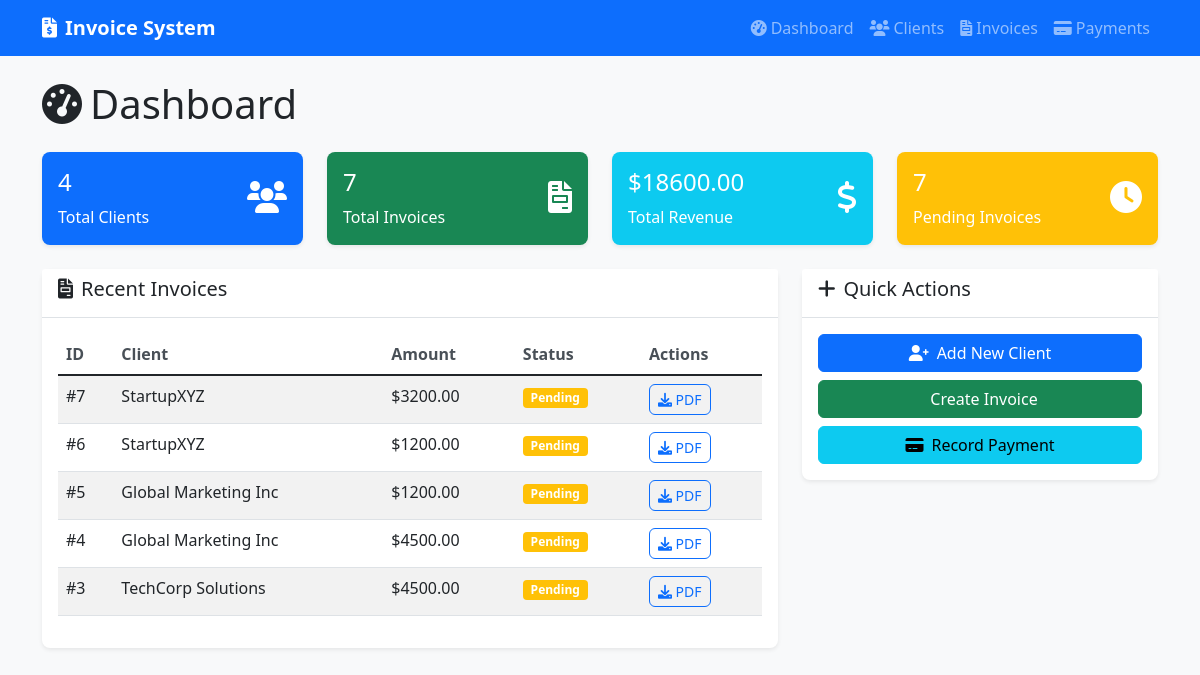
/dashboard, run on the app's committed database.
### app/models/invoice.py (models this page shows)
class Invoice(Base):
    __tablename__ = "invoices"
    id = Column(Integer, primary_key=True, index=True)
    client_id = Column(Integer, ForeignKey("clients.id"), nullable=False)
    amount = Column(Float, nullable=False)
    due_date = Column(DateTime, nullable=False)
    paid = Column(Boolean, default=False)
    created_at = Column(DateTime, default=func.now())
    description = Column(String(500), nullable=True)
    client = relationship("Client", back_populates="invoices")
    payments = relationship("Payment", back_populates="invoice")

### app/models/client.py (models this page shows)
class Client(Base):
    __tablename__ = "clients"
    id = Column(Integer, primary_key=True, index=True)
    name = Column(String(255), nullable=False)
    email = Column(String(255), unique=True, nullable=False)
    address = Column(Text, nullable=True)
    phone = Column(String(20), nullable=True)
    invoices = relationship("Invoice", back_populates="client")

### app/main.py (the view)
@app.get("/dashboard", response_class=HTMLResponse)
def dashboard(request: Request, db: Session = Depends(get_db)):
    total_clients = db.query(Client).count()
    total_invoices = db.query(Invoice).count()
    total_revenue = db.query(func.sum(Invoice.amount)).scalar() or 0
    pending_invoices = db.query(Invoice).filter(Invoice.paid == False).count()
    recent_invoices = db.query(Invoice).order_by(Invoice.created_at.desc()).limit(5).all()
    stats = {
        "clients": total_clients,
        "invoices": total_invoices,
        "revenue": total_revenue,
        "pending": pending_invoices
    }
    return templates.TemplateResponse("dashboard.html", {
        "request": request,
        "stats": stats,
        "recent_invoices": recent_invoices
    })

### templates/dashboard.html (shortened to what this page needs)
{% extends "base.html" %}
{% block content %}
<div class="row">
    <div class="col-12">
        <h1 class="mb-4"><i class="fas fa-tachometer-alt me-2"></i>Dashboard</h1>
    </div>
</div>
<div class="row mb-4">
    <div class="col-md-3">
        <div class="card bg-primary text-white">
            <div class="card-body">
                <div class="d-flex justify-content-between">
                    <div>
                        <h4 id="total-clients">{{ stats.clients }}</h4>
                        <p class="mb-0">Total Clients</p>
                    </div>
                    <div class="align-self-center">
                        <i class="fas fa-users fa-2x"></i>
                    </div>
                </div>
            </div>
        </div>
    </div>
    <div class="col-md-3">
        <div class="card bg-success text-white">
            <div class="card-body">
                <div class="d-flex justify-content-between">
                    <div>
                        <h4 id="total-invoices">{{ stats.invoices }}</h4>
                        <p class="mb-0">Total Invoices</p>
                    </div>
                    <div class="align-self-center">
                        <i class="fas fa-file-invoice fa-2x"></i>
                    </div>
                </div>
            </div>
        </div>
    </div>
    <div class="col-md-3">
        <div class="card bg-info text-white">
            <div class="card-body">
                <div class="d-flex justify-content-between">
                    <div>
                        <h4 id="total-revenue">${{ "%.2f"|format(stats.revenue) }}</h4>
                        <p class="mb-0">Total Revenue</p>
                    </div>
                    <div class="align-self-center">
                        <i class="fas fa-dollar-sign fa-2x"></i>
                    </div>
                </div>
            </div>
        </div>
    </div>
    <div class="col-md-3">
        <div class="card bg-warning text-white">
            <div class="card-body">
                <div class="d-flex justify-content-between">
                    <div>
                        <h4 id="pending-payments">{{ stats.pending }}</h4>
                        <p class="mb-0">Pending Invoices</p>
                    </div>
                    <div class="align-self-center">
                        <i class="fas fa-clock fa-2x"></i>
                    </div>
                </div>
            </div>
        </div>
    </div>
</div>
<div class="row">
    <div class="col-md-8">
        <div class="card">
            <div class="card-header">
                <h5><i class="fas fa-file-invoice me-2"></i>Recent Invoices</h5>
            </div>
            <div class="card-body">
                <div class="table-responsive">
                    <table class="table table-striped">
                        <thead>
                            <tr>
                                <th>ID</th>
                                <th>Client</th>
                                <th>Amount</th>
                                <th>Status</th>
                                <th>Actions</th>
                            </tr>
                        </thead>
                        <tbody id="recent-invoices">
                            {% for invoice in recent_invoices %}
                            <tr>
                                <td>#{{ invoice.id }}</td>
                                <td>{{ invoice.client.name }}</td>
                                <td>${{ "%.2f"|format(invoice.amount) }}</td>
                                <td>
                                    <span class="badge bg-{{ 'success' if invoice.paid else 'warning' }}">
                                        {{ 'Paid' if invoice.paid else 'Pending' }}
                                    </span>
                                </td>
                                <td>
                                    <a href="/invoices/{{ invoice.id }}/pdf" class="btn btn-sm btn-outline-primary">
                                        <i class="fas fa-download"></i> PDF
                                    </a>
                                </td>
                            </tr>
                            {% endfor %}
                        </tbody>
                    </table>
                </div>
            </div>
        </div>
    </div>
    <div class="col-md-4">
        <div class="card">
            <div class="card-header">
                <h5><i class="fas fa-plus me-2"></i>Quick Actions</h5>
            </div>
            <div class="card-body">
                <div class="d-grid gap-2">
                    <a href="/clients/new" class="btn btn-primary">
                        <i class="fas fa-user-plus me-2"></i>Add New Client
                    </a>
                    <a href="/invoices/new" class="btn btn-success">
                        Create Invoice
                    </a>
                    <a href="/payments/new" class="btn btn-info">
                        <i class="fas fa-credit-card me-2"></i>Record Payment
                    </a>
                </div>
            </div>
        </div>
    </div>
</div>
{% endblock %}

### templates/base.html (shortened to what this page needs)
<!DOCTYPE html>
<html lang="en">
<head>
    <link href="https://cdn.jsdelivr.net/npm/bootstrap@5.1.3/dist/css/bootstrap.min.css" rel="stylesheet">
    <link href="https://cdnjs.cloudflare.com/ajax/libs/font-awesome/6.0.0/css/all.min.css" rel="stylesheet">
    <link href="/static/css/style.css" rel="stylesheet">
</head>
<body>
    <nav class="navbar navbar-expand-lg navbar-dark bg-primary">
        <div class="container">
            <a class="navbar-brand" href="/dashboard">
                <i class="fas fa-file-invoice-dollar me-2"></i>Invoice System
            </a>
            <div class="navbar-nav ms-auto">
                <a class="nav-link" href="/dashboard"><i class="fas fa-tachometer-alt me-1"></i>Dashboard</a>
                <a class="nav-link" href="/clients"><i class="fas fa-users me-1"></i>Clients</a>
                <a class="nav-link" href="/invoices"><i class="fas fa-file-invoice me-1"></i>Invoices</a>
                <a class="nav-link" href="/payments"><i class="fas fa-credit-card me-1"></i>Payments</a>
            </div>
        </div>
    </nav>
    <div class="container mt-4">
        {% block content %}{% endblock %}
    </div>
</body>
</html>

### static/css/style.css (style rules this page uses)
body { background-color: #f8f9fa; }
.navbar-brand { font-weight: bold; }
.card { border: none; box-shadow: 0 0.125rem 0.25rem rgba(0, 0, 0, 0.075); border-radius: 0.5rem; }
.card-header { background-color: #fff; border-bottom: 1px solid #dee2e6; font-weight: 600; }
.btn { border-radius: 0.375rem; }
.table th { border-top: none; font-weight: 600; color: #495057; }
.badge { font-size: 0.75em; }
.card.bg-primary, .card.bg-success, .card.bg-info, .card.bg-warning { border: none; }

### data on the page
Invoice: id "7", client.name "StartupXYZ", amount "3200.00", paid "Pending"
Invoice: id "6", client.name "StartupXYZ", amount "1200.00", paid "Pending"
Invoice: id "5", client.name "Global Marketing Inc", amount "1200.00", paid "Pending"
Invoice: id "4", client.name "Global Marketing Inc", amount "4500.00", paid "Pending"
Invoice: id "3", client.name "TechCorp Solutions", amount "4500.00", paid "Pending"

### other printed values
{{ stats.clients }} "4"
{{ stats.invoices }} "7"
{{ "%.2f"|format(stats.revenue) }} "18600.00"
{{ stats.pending }} "7"
